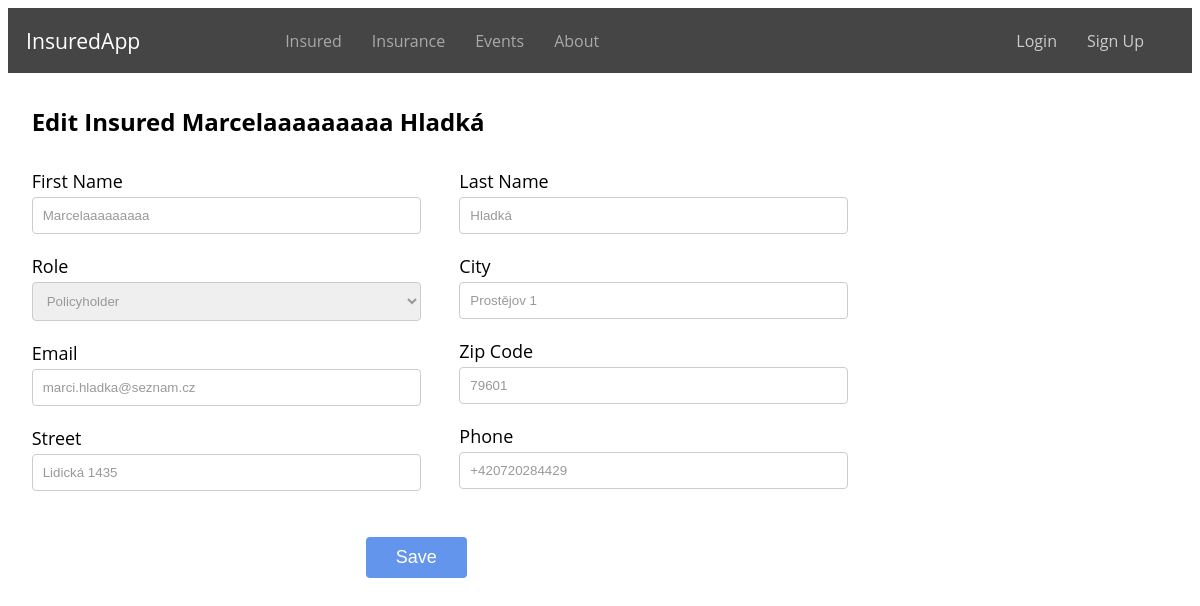
The page /insureds/edit/9/ on the database its author committed.
### evidence/models.py (models this page shows, shortened)
class Insured(models.Model):
    user = models.ForeignKey(User, on_delete=models.CASCADE, related_name='insured', null=True, blank=True)
    first_name = models.CharField(max_length=100)
    profile_photo = models.ImageField(upload_to='profile_photos', blank=True, null=True)
    last_name = models.CharField(max_length=100)
    email = models.EmailField()
    role = models.CharField(max_length=20, choices=RoleEnum.choices(), null=True)
    street = models.CharField(max_length=100)
    city = models.CharField(max_length=64)
    zipcode = models.CharField(max_length=16)
    phone = models.CharField(max_length=16)
    is_policyholder = models.BooleanField(default=False)
    class Meta:
        ordering = ['id']

### evidence/views.py (the view)
# urls.py: path('insureds/edit/<int:insured_id>/', views.edit_insured, name='edit_insured'),
def edit_insured(request, insured_id):
    insured = get_object_or_404(Insured, id=insured_id)
    if request.method == 'POST':
        form = InsuredForm(request.POST, instance=insured)
        if form.is_valid():
            print('Role value:', form.cleaned_data['role'])
            form.save()
            return redirect('insured')
    else:
        form = InsuredForm(instance=insured)
    return render(request, 'edit_insured.html', {'form': form, 'insured': insured})

### evidence/forms.py
class InsuredForm(forms.ModelForm):
    class Meta:
        model = Insured
        fields = ['first_name', 'last_name', 'email', 'phone', 'street', 'city', 'zipcode', 'role']

### evidence/templates/edit_insured.html (shortened to what this page needs)
{% extends 'base.html' %}
{% block content %}
    <h2 class="new-insured-h">Edit Insured {{ insured.first_name }} {{ insured.last_name }}</h2>
    <form method="POST" class="insured-form">
        <div class="form-column">
            <div class="form-row">
                <label>First Name</label>
                {{ form.first_name }}
            </div>
            <div class="form-row">
                <label>Role</label>
                {{ form.role }}
            </div>
            <div class="form-row">
                <label>Email</label>
                {{ form.email }}
            </div>
            <div class="form-row">
                <label>Street</label>
                {{ form.street }}
            </div>
        </div>
        <div class="form-column">
            <div class="form-row">
                <label>Last Name</label>
                {{ form.last_name }}
            </div>
            <div class="form-row">
                <label>City</label>
                {{ form.city }}
            </div>
            <div class="form-row">
                <label>Zip Code</label>
                {{ form.zipcode }}
            </div>
            <div class="form-row">
                <label>Phone</label>
                {{ form.phone }}
            </div>
        </div>
        <div class="submit-button-container">
            <input type="submit" value="Save" class="submit-button">
        </div>
    </form>
{% endblock %}

### static/css/style.css (style rules this page uses)
.insured-form { max-width: 75%; padding: 1% 0 0 2%; border-radius: 8px; font-family: 'Open Sans', sans-serif; box-sizing: border-box; }
.form-column { display: inline-block; width: 45%; vertical-align: top; margin-right: 4%; }
.form-row { display: flex; flex-wrap: wrap; margin-bottom: 20px; }
.form-row label { display: block; font-size: 18px; margin-bottom: 4px; box-sizing: border-box; }
.form-row input { width: 100%; padding: 10px; border: 1px solid #ccc; border-radius: 4px; color: #999; }
.form-row select { width: 100%; padding: 10px; border: 1px solid #ccc; border-radius: 4px; color: #999; }
.submit-button-container { display: flex; justify-content: center; margin-top: 3%; margin-right: 11%; }
.submit-button { padding: 10px 30px; background-color: #6495ED; color: #fff; text-decoration: none; font-size: 18px; border: none; border-radius: 4px; cursor: pointer; }
.new-insured-h { padding: 1% 0 0 2%; box-sizing: border-box; font-family: 'Open Sans', sans-serif; }

### rows shown on the page
Insured: first_name "Marcelaaaaaaaaa", last_name "Hladká", role "Policyholder", email "marci.hladka@seznam.cz", street "Lidická 1435", city "Prostějov 1", zipcode "79601", phone "+420720284429"
